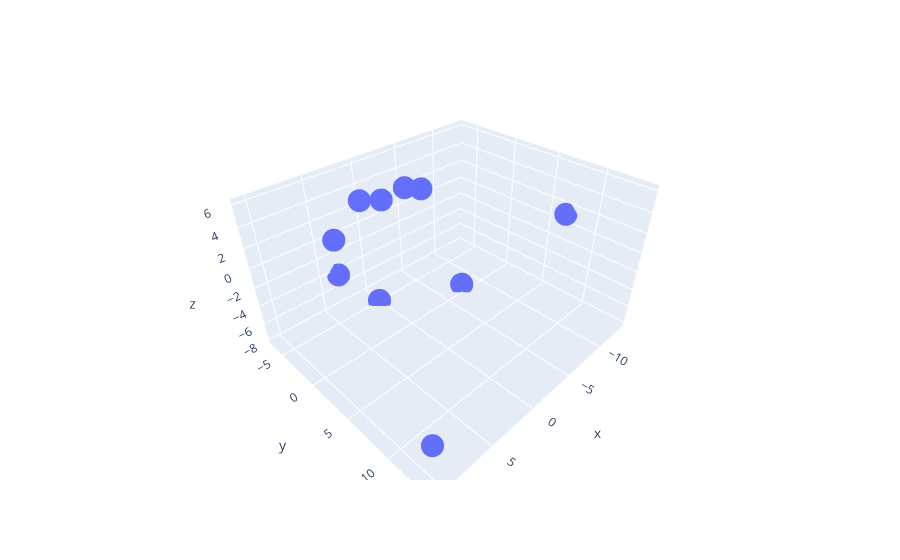

Notebook source saved alongside this figure:
### Code cell
import numpy as np
from sklearn.decomposition import PCA
import plotly.express as px

X = model.position_embedding.weight.cpu().detach().numpy()
pca = PCA(n_components=3)
pca.fit(X)

y = pca.transform(X)

px.scatter_3d(x=y[:,0],y=y[:,1],z=y[:,2], color="")

### Figure 1 — Plotly figure (JSON) as saved in the notebook; plotly's stock layout.template omitted (floating-point values rounded to 4 significant figures)
{"data": [{"hovertemplate": "x=%{x}<br>y=%{y}<br>z=%{z}<extra></extra>", "legendgroup": "", "marker": {"color": "#636efa", "symbol": "circle"}, "mode": "markers", "name": "", "scene": "scene", "showlegend": false, "type": "scatter3d", "x": [-13.46, -7.313, 0.3581, 3.4, 4.388, 2.413, 1.587, -0.08322, -1.729, 10.44], "y": [7.043, -0.4337, -4.654, -6.648, -4.804, -3.115, -1.2, -0.1775, -0.02515, 14.02], "z": [1.176, -7.72, -7.95, -4.222, 0.9608, 4.699, 5.164, 6.042, 5.42, -3.57]}], "layout": {"legend": {"tracegroupgap": 0}, "margin": {"t": 60}, "scene": {"domain": {"x": [0, 1], "y": [0, 1]}, "xaxis": {"title": {"text": "x"}}, "yaxis": {"title": {"text": "y"}}, "zaxis": {"title": {"text": "z"}}}}}
